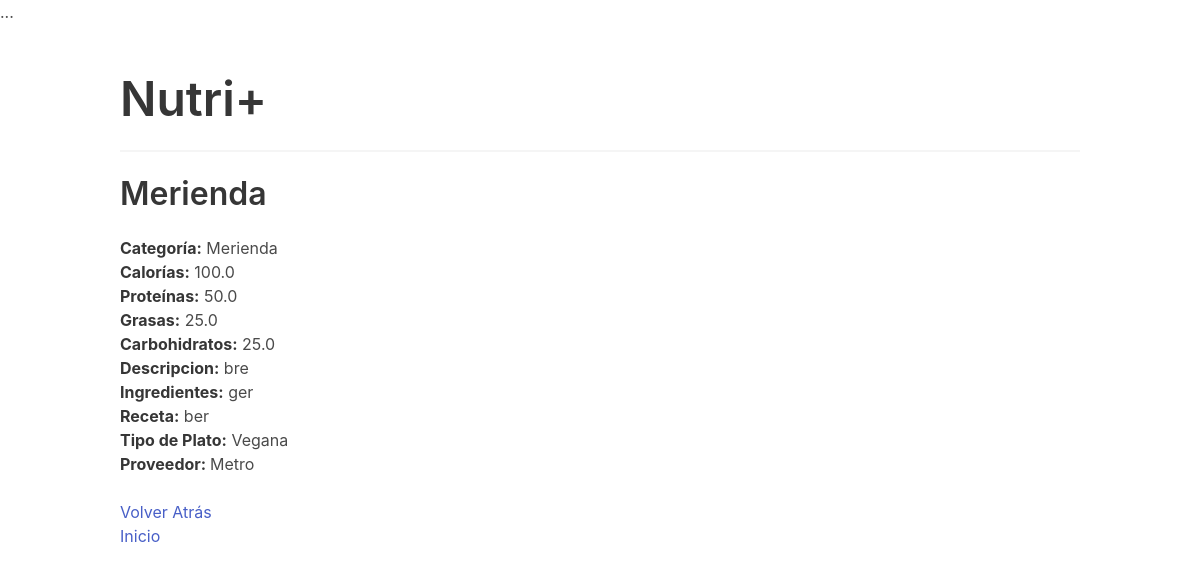
The page /platos/4 on the database its author committed.
### main/models.py (models this page shows, shortened)
class Plato(models.Model):
    categoria = models.ForeignKey('Categoria', on_delete=models.SET_NULL, null=True)
    proveedor = models.ForeignKey('Proveedor', on_delete=models.SET_NULL, null=True)
    nombre = models.CharField(max_length=20)
    ingredientes = models.TextField(blank=True, null=True)
    descripcion = models.TextField()
    receta = models.TextField()
    calorias = models.FloatField(null=True)
    proteinas = models.FloatField(null=True)
    grasas = models.FloatField(null=True)
    carbos = models.FloatField(null=True)
    image = models.ImageField(upload_to="platos", null=True, blank=True)
    alimentacion = models.FloatField(choices=ALIMENTACION_CHOICES, null=True)

class Categoria(models.Model):
    codigo = models.CharField(max_length=4)
    nombre = models.CharField(max_length=50)
    descripcion = models.CharField(max_length=200)
    def __str__(self):
        return self.nombre

class Proveedor(models.Model):
    nombre = models.CharField(max_length=50)
    link = models.CharField(max_length=50)
    def __str__(self):
        return self.nombre

### main/views.py (the view)
# urls.py: path('platos/<int:pk>', views.PlatoDetailView.as_view(), name='plato-detail'),
class PlatoDetailView(DetailView):
  model = Plato
  template_name = "main/plato_detail.html"

### main/templates/main/plato_detail.html (shortened to what this page needs)
{% extends "base.html" %}
{% block content %}
    <h1 class="title">{{ object.nombre }}</h1>
    <ul>
      <li><strong>Categoría:</strong> {{ object.categoria }}  </li>
      <li><strong>Calorías:</strong> {{ object.calorias }}  </li>
      <li><strong>Proteínas:</strong> {{ object.proteinas }}  </li>
      <li><strong>Grasas:</strong> {{ object.grasas }}  </li>
      <li><strong>Carbohidratos:</strong> {{ object.carbos }}  </li>
      <li><strong>Descripcion:</strong> {{ object.descripcion }}</li>
      <li><strong>Ingredientes:</strong> {{ object.ingredientes }}</li>
      <li><strong>Receta:</strong> {{ object.receta }}</li>
      <li><strong>Tipo de Plato:</strong> {{ object.get_alimentacion_display }}</li>
      <li><strong>Proveedor: </strong>{{object.proveedor}}</a></li>
    </ul>
    <ul>
      <a href="javascript:history.back()"> Volver Atrás</a>
      <li><a href="{% url 'home' %}">Inicio</a></li>
    </ul>
{% endblock %}

### rows shown on the page
Plato: nombre "Merienda", categoria "Merienda", calorias "100.0", proteinas "50.0", grasas "25.0", carbos "25.0", descripcion "bre", ingredientes "ger", receta "ber", alimentacion "Vegana", proveedor "Metro"
